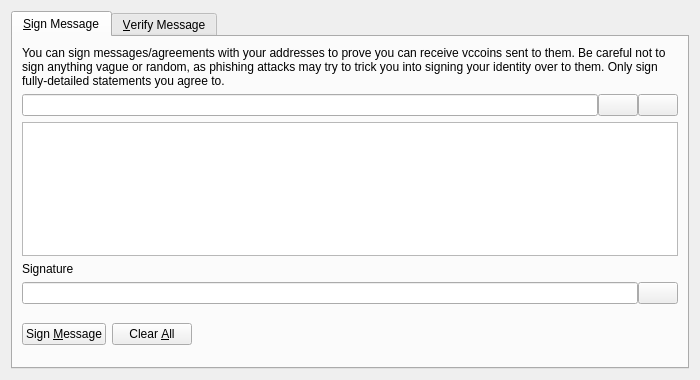
<?xml version="1.0" encoding="UTF-8"?>
<ui version="4.0">
 <class>SignVerifyMessageDialog</class>
 <widget class="QDialog" name="SignVerifyMessageDialog">
  <property name="geometry">
   <rect>
    <x>0</x>
    <y>0</y>
    <width>700</width>
    <height>380</height>
   </rect>
  </property>
  <property name="windowTitle">
   <string>Signatures - Sign / Verify a Message</string>
  </property>
  <property name="modal">
   <bool>true</bool>
  </property>
  <layout class="QVBoxLayout" name="verticalLayout">
   <item>
    <widget class="QTabWidget" name="tabWidget">
     <property name="currentIndex">
      <number>0</number>
     </property>
     <widget class="QWidget" name="tabSignMessage">
      <attribute name="title">
       <string>&amp;Sign Message</string>
      </attribute>
      <layout class="QVBoxLayout" name="verticalLayout_SM">
       <item>
        <widget class="QLabel" name="infoLabel_SM">
         <property name="text">
          <string>You can sign messages/agreements with your addresses to prove you can receive vccoins sent to them. Be careful not to sign anything vague or random, as phishing attacks may try to trick you into signing your identity over to them. Only sign fully-detailed statements you agree to.</string>
         </property>
         <property name="textFormat">
          <enum>Qt::PlainText</enum>
         </property>
         <property name="wordWrap">
          <bool>true</bool>
         </property>
        </widget>
       </item>
       <item>
        <layout class="QHBoxLayout" name="horizontalLayout_1_SM">
         <property name="spacing">
          <number>0</number>
         </property>
         <item>
          <widget class="QValidatedLineEdit" name="addressIn_SM">
           <property name="toolTip">
            <string>The vccoin address to sign the message with</string>
           </property>
          </widget>
         </item>
         <item>
          <widget class="QPushButton" name="addressBookButton_SM">
           <property name="toolTip">
            <string>Choose previously used address</string>
           </property>
           <property name="text">
            <string/>
           </property>
           <property name="icon">
            <iconset resource="../bitcoin.qrc">
             <normaloff>:/icons/address-book</normaloff>:/icons/address-book</iconset>
           </property>
           <property name="shortcut">
            <string>Alt+A</string>
           </property>
           <property name="autoDefault">
            <bool>false</bool>
           </property>
          </widget>
         </item>
         <item>
          <widget class="QPushButton" name="pasteButton_SM">
           <property name="toolTip">
            <string>Paste address from clipboard</string>
           </property>
           <property name="text">
            <string/>
           </property>
           <property name="icon">
            <iconset resource="../bitcoin.qrc">
             <normaloff>:/icons/editpaste</normaloff>:/icons/editpaste</iconset>
           </property>
           <property name="shortcut">
            <string>Alt+P</string>
           </property>
           <property name="autoDefault">
            <bool>false</bool>
           </property>
          </widget>
         </item>
        </layout>
       </item>
       <item>
        <widget class="QPlainTextEdit" name="messageIn_SM">
         <property name="toolTip">
          <string>Enter the message you want to sign here</string>
         </property>
        </widget>
       </item>
       <item>
        <widget class="QLabel" name="signatureLabel_SM">
         <property name="text">
          <string>Signature</string>
         </property>
         <property name="textFormat">
          <enum>Qt::PlainText</enum>
         </property>
        </widget>
       </item>
       <item>
        <layout class="QHBoxLayout" name="horizontalLayout_2_SM">
         <property name="spacing">
          <number>0</number>
         </property>
         <item>
          <widget class="QLineEdit" name="signatureOut_SM">
           <property name="font">
            <font>
             <italic>true</italic>
            </font>
           </property>
           <property name="readOnly">
            <bool>true</bool>
           </property>
          </widget>
         </item>
         <item>
          <widget class="QPushButton" name="copySignatureButton_SM">
           <property name="toolTip">
            <string>Copy the current signature to the system clipboard</string>
           </property>
           <property name="text">
            <string/>
           </property>
           <property name="icon">
            <iconset resource="../bitcoin.qrc">
             <normaloff>:/icons/editcopy</normaloff>:/icons/editcopy</iconset>
           </property>
           <property name="autoDefault">
            <bool>false</bool>
           </property>
          </widget>
         </item>
        </layout>
       </item>
       <item>
        <layout class="QHBoxLayout" name="horizontalLayout_3_SM">
         <item>
          <widget class="QPushButton" name="signMessageButton_SM">
           <property name="toolTip">
            <string>Sign the message to prove you own this vccoin address</string>
           </property>
           <property name="text">
            <string>Sign &amp;Message</string>
           </property>
           <property name="icon">
            <iconset resource="../bitcoin.qrc">
             <normaloff>:/icons/edit</normaloff>:/icons/edit</iconset>
           </property>
           <property name="autoDefault">
            <bool>false</bool>
           </property>
          </widget>
         </item>
         <item>
          <widget class="QPushButton" name="clearButton_SM">
           <property name="toolTip">
            <string>Reset all sign message fields</string>
           </property>
           <property name="text">
            <string>Clear &amp;All</string>
           </property>
           <property name="icon">
            <iconset resource="../bitcoin.qrc">
             <normaloff>:/icons/remove</normaloff>:/icons/remove</iconset>
           </property>
           <property name="autoDefault">
            <bool>false</bool>
           </property>
          </widget>
         </item>
         <item>
          <spacer name="horizontalSpacer_1_SM">
           <property name="orientation">
            <enum>Qt::Horizontal</enum>
           </property>
           <property name="sizeHint" stdset="0">
            <size>
             <width>40</width>
             <height>48</height>
            </size>
           </property>
          </spacer>
         </item>
         <item>
          <widget class="QLabel" name="statusLabel_SM">
           <property name="font">
            <font>
             <weight>75</weight>
             <bold>true</bold>
            </font>
           </property>
           <property name="text">
            <string/>
           </property>
           <property name="wordWrap">
            <bool>true</bool>
           </property>
          </widget>
         </item>
         <item>
          <spacer name="horizontalSpacer_2_SM">
           <property name="orientation">
            <enum>Qt::Horizontal</enum>
           </property>
           <property name="sizeHint" stdset="0">
            <size>
             <width>40</width>
             <height>48</height>
            </size>
           </property>
          </spacer>
         </item>
        </layout>
       </item>
      </layout>
     </widget>
     <widget class="QWidget" name="tabVerifyMessage">
      <attribute name="title">
       <string>&amp;Verify Message</string>
      </attribute>
      <layout class="QVBoxLayout" name="verticalLayout_VM">
       <item>
        <widget class="QLabel" name="infoLabel_VM">
         <property name="text">
          <string>Enter the receiver's address, message (ensure you copy line breaks, spaces, tabs, etc. exactly) and signature below to verify the message. Be careful not to read more into the signature than what is in the signed message itself, to avoid being tricked by a man-in-the-middle attack. Note that this only proves the signing party receives with the address, it cannot prove sendership of any transaction!</string>
         </property>
         <property name="textFormat">
          <enum>Qt::PlainText</enum>
         </property>
         <property name="alignment">
          <set>Qt::AlignLeading|Qt::AlignLeft|Qt::AlignTop</set>
         </property>
         <property name="wordWrap">
          <bool>true</bool>
         </property>
        </widget>
       </item>
       <item>
        <layout class="QHBoxLayout" name="horizontalLayout_1_VM">
         <property name="spacing">
          <number>0</number>
         </property>
         <item>
          <widget class="QValidatedLineEdit" name="addressIn_VM">
           <property name="toolTip">
            <string>The vccoin address the message was signed with</string>
           </property>
          </widget>
         </item>
         <item>
          <widget class="QPushButton" name="addressBookButton_VM">
           <property name="toolTip">
            <string>Choose previously used address</string>
           </property>
           <property name="text">
            <string/>
           </property>
           <property name="icon">
            <iconset resource="../bitcoin.qrc">
             <normaloff>:/icons/address-book</normaloff>:/icons/address-book</iconset>
           </property>
           <property name="shortcut">
            <string>Alt+A</string>
           </property>
           <property name="autoDefault">
            <bool>false</bool>
           </property>
          </widget>
         </item>
        </layout>
       </item>
       <item>
        <widget class="QPlainTextEdit" name="messageIn_VM"/>
       </item>
       <item>
        <widget class="QValidatedLineEdit" name="signatureIn_VM"/>
       </item>
       <item>
        <layout class="QHBoxLayout" name="horizontalLayout_2_VM">
         <item>
          <widget class="QPushButton" name="verifyMessageButton_VM">
           <property name="toolTip">
            <string>Verify the message to ensure it was signed with the specified vccoin address</string>
           </property>
           <property name="text">
            <string>Verify &amp;Message</string>
           </property>
           <property name="icon">
            <iconset resource="../bitcoin.qrc">
             <normaloff>:/icons/transaction_0</normaloff>:/icons/transaction_0</iconset>
           </property>
           <property name="autoDefault">
            <bool>false</bool>
           </property>
          </widget>
         </item>
         <item>
          <widget class="QPushButton" name="clearButton_VM">
           <property name="toolTip">
            <string>Reset all verify message fields</string>
           </property>
           <property name="text">
            <string>Clear &amp;All</string>
           </property>
           <property name="icon">
            <iconset resource="../bitcoin.qrc">
             <normaloff>:/icons/remove</normaloff>:/icons/remove</iconset>
           </property>
           <property name="autoDefault">
            <bool>false</bool>
           </property>
          </widget>
         </item>
         <item>
          <spacer name="horizontalSpacer_1_VM">
           <property name="orientation">
            <enum>Qt::Horizontal</enum>
           </property>
           <property name="sizeHint" stdset="0">
            <size>
             <width>40</width>
             <height>48</height>
            </size>
           </property>
          </spacer>
         </item>
         <item>
          <widget class="QLabel" name="statusLabel_VM">
           <property name="font">
            <font>
             <weight>75</weight>
             <bold>true</bold>
            </font>
           </property>
           <property name="text">
            <string/>
           </property>
           <property name="wordWrap">
            <bool>true</bool>
           </property>
          </widget>
         </item>
         <item>
          <spacer name="horizontalSpacer_2_VM">
           <property name="orientation">
            <enum>Qt::Horizontal</enum>
           </property>
           <property name="sizeHint" stdset="0">
            <size>
             <width>40</width>
             <height>48</height>
            </size>
           </property>
          </spacer>
         </item>
        </layout>
       </item>
      </layout>
     </widget>
    </widget>
   </item>
  </layout>
 </widget>
 <customwidgets>
  <customwidget>
   <class>QValidatedLineEdit</class>
   <extends>QLineEdit</extends>
   <header>qvalidatedlineedit.h</header>
  </customwidget>
 </customwidgets>
 <resources>
  <include location="../bitcoin.qrc"/>
 </resources>
 <connections/>
</ui>
